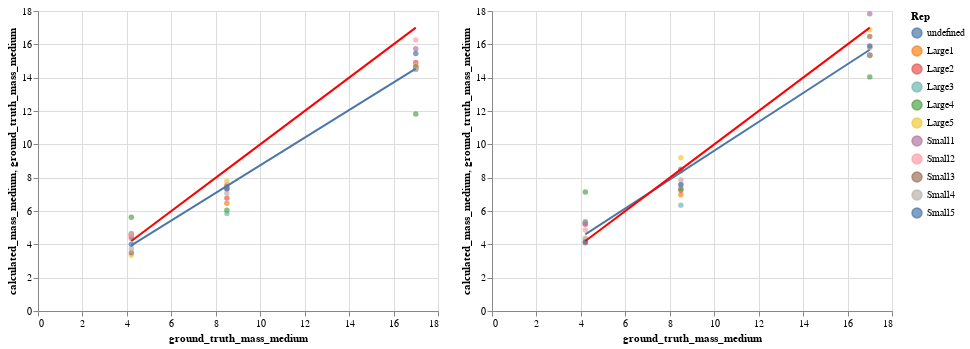

Notebook code for this chart:
### Code cell
PP2_medium = chart_plot_medium(PP2)
PP3_medium = chart_plot_medium(PP3)
PP2_medium | PP3_medium

### Figure 1 — Vega-Lite specification as saved in the notebook (floating-point values rounded to 4 significant figures)
{"config": {"view": {"continuousWidth": 400, "continuousHeight": 300}}, "hconcat": [{"layer": [{"mark": "circle", "encoding": {"color": {"type": "nominal", "field": "Rep"}, "tooltip": [{"type": "quantitative", "field": "ground_truth_volume_medium"}, {"type": "quantitative", "field": "calculated_volume_medium"}, {"type": "nominal", "field": "Rep"}], "x": {"type": "quantitative", "field": "ground_truth_mass_medium"}, "y": {"type": "quantitative", "field": "calculated_mass_medium"}}}, {"mark": "line", "encoding": {"color": {"type": "nominal", "field": "Rep"}, "tooltip": [{"type": "quantitative", "field": "ground_truth_volume_medium"}, {"type": "quantitative", "field": "calculated_volume_medium"}, {"type": "nominal", "field": "Rep"}], "x": {"type": "quantitative", "field": "ground_truth_mass_medium"}, "y": {"type": "quantitative", "field": "calculated_mass_medium"}}, "transform": [{"on": "ground_truth_mass_medium", "regression": "calculated_mass_medium", "method": "linear"}]}, {"mark": {"type": "line", "color": "red"}, "encoding": {"x": {"type": "quantitative", "field": "ground_truth_mass_medium"}, "y": {"type": "quantitative", "field": "ground_truth_mass_medium"}}}], "data": {"name": "data-06812c7701d94fb02baf5d9dd1ad3a30"}}, {"layer": [{"mark": "circle", "encoding": {"color": {"type": "nominal", "field": "Rep"}, "tooltip": [{"type": "quantitative", "field": "ground_truth_volume_medium"}, {"type": "quantitative", "field": "calculated_volume_medium"}, {"type": "nominal", "field": "Rep"}], "x": {"type": "quantitative", "field": "ground_truth_mass_medium"}, "y": {"type": "quantitative", "field": "calculated_mass_medium"}}}, {"mark": "line", "encoding": {"color": {"type": "nominal", "field": "Rep"}, "tooltip": [{"type": "quantitative", "field": "ground_truth_volume_medium"}, {"type": "quantitative", "field": "calculated_volume_medium"}, {"type": "nominal", "field": "Rep"}], "x": {"type": "quantitative", "field": "ground_truth_mass_medium"}, "y": {"type": "quantitative", "field": "calculated_mass_medium"}}, "transform": [{"on": "ground_truth_mass_medium", "regression": "calculated_mass_medium", "method": "linear"}]}, {"mark": {"type": "line", "color": "red"}, "encoding": {"x": {"type": "quantitative", "field": "ground_truth_mass_medium"}, "y": {"type": "quantitative", "field": "ground_truth_mass_medium"}}}], "data": {"name": "data-29f836ef7b03879444176699dbf3efbd"}}], "$schema": "https://vega.github.io/schema/vega-lite/v4.8.1.json", "datasets": {"data-06812c7701d94fb02baf5d9dd1ad3a30": [{"inserts": "Low Density", "ground_truth_volume_large": 98.2, "calculated_volume_large": 96.87, "ground_truth_volume_medium": 21.2, "calculated_volume_medium": 22.93, "ground_truth_volume_small": 0.8, "calculated_volume_small": 0.506, "ground_truth_mass_large": 19.6, "calculated_mass_large": 19.37, "ground_truth_mass_medium": 4.2, "calculated_mass_medium": 4.587, "ground_truth_mass_small": 0.2, "calculated_mass_small": 0.1012, "Rep": "Large1"}, {"inserts": "Medium Density", "ground_truth_volume_large": 98.2, "calculated_volume_large": 94.94, "ground_truth_volume_medium": 21.2, "calculated_volume_medium": 16.15, "ground_truth_volume_small": 0.8, "calculated_volume_small": 0.0, "ground_truth_mass_large": 39.3, "calculated_mass_large": 37.98, "ground_truth_mass_medium": 8.5, "calculated_mass_medium": 6.461, "ground_truth_mass_small": 0.3, "calculated_mass_small": 0.0, "Rep": "Large1"}, {"inserts": "High Density", "ground_truth_volume_large": 98.2, "calculated_volume_large": 105.7, "ground_truth_volume_medium": 21.2, "calculated_volume_medium": 18.25, "ground_truth_volume_small": 0.8, "calculated_volume_small": 0.7718, "ground_truth_mass_large": 78.5, "calculated_mass_large": 84.58, "ground_truth_mass_medium": 17.0, "calculated_mass_medium": 14.6, "ground_truth_mass_small": 0.6, "calculated_mass_small": 0.6174, "Rep": "Large1"}, {"inserts": "Low Density", "ground_truth_volume_large": 98.2, "calculated_volume_large": 101.7, "ground_truth_volume_medium": 21.2, "calculated_volume_medium": 22.47, "ground_truth_volume_small": 0.8, "calculated_volume_small": 0.1434, "ground_truth_mass_large": 19.6, "calculated_mass_large": 20.34, "ground_truth_mass_medium": 4.2, "calculated_mass_medium": 4.494, "ground_truth_mass_small": 0.2, "calculated_mass_small": 0.02867, "Rep": "Large2"}, {"inserts": "Medium Density", "ground_truth_volume_large": 98.2, "calculated_volume_large": 97.1, "ground_truth_volume_medium": 21.2, "calculated_volume_medium": 16.93, "ground_truth_volume_small": 0.8, "calculated_volume_small": 0.3074, "ground_truth_mass_large": 39.3, "calculated_mass_large": 38.84, "ground_truth_mass_medium": 8.5, "calculated_mass_medium": 6.773, "ground_truth_mass_small": 0.3, "calculated_mass_small": 0.1229, "Rep": "Large2"}, {"inserts": "High Density", "ground_truth_volume_large": 98.2, "calculated_volume_large": 107.7, "ground_truth_volume_medium": 21.2, "calculated_volume_medium": 18.65, "ground_truth_volume_small": 0.8, "calculated_volume_small": 1.363, "ground_truth_mass_large": 78.5, "calculated_mass_large": 86.16, "ground_truth_mass_medium": 17.0, "calculated_mass_medium": 14.92, "ground_truth_mass_small": 0.6, "calculated_mass_small": 1.09, "Rep": "Large2"}, {"inserts": "Low Density", "ground_truth_volume_large": 98.2, "calculated_volume_large": 103.3, "ground_truth_volume_medium": 21.2, "calculated_volume_medium": 23.24, "ground_truth_volume_small": 0.8, "calculated_volume_small": 0.1075, "ground_truth_mass_large": 19.6, "calculated_mass_large": 20.65, "ground_truth_mass_medium": 4.2, "calculated_mass_medium": 4.647, "ground_truth_mass_small": 0.2, "calculated_mass_small": 0.02151, "Rep": "Large3"}, {"inserts": "Medium Density", "ground_truth_volume_large": 98.2, "calculated_volume_large": 96.88, "ground_truth_volume_medium": 21.2, "calculated_volume_medium": 14.61, "ground_truth_volume_small": 0.8, "calculated_volume_small": 0.6587, "ground_truth_mass_large": 39.3, "calculated_mass_large": 38.75, "ground_truth_mass_medium": 8.5, "calculated_mass_medium": 5.843, "ground_truth_mass_small": 0.3, "calculated_mass_small": 0.2635, "Rep": "Large3"}, {"inserts": "High Density", "ground_truth_volume_large": 98.2, "calculated_volume_large": 101.9, "ground_truth_volume_medium": 21.2, "calculated_volume_medium": 18.12, "ground_truth_volume_small": 0.8, "calculated_volume_small": 1.281, "ground_truth_mass_large": 78.5, "calculated_mass_large": 81.52, "ground_truth_mass_medium": 17.0, "calculated_mass_medium": 14.5, "ground_truth_mass_small": 0.6, "calculated_mass_small": 1.024, "Rep": "Large3"}, {"inserts": "Low Density", "ground_truth_volume_large": 98.2, "calculated_volume_large": 85.94, "ground_truth_volume_medium": 21.2, "calculated_volume_medium": 28.15, "ground_truth_volume_small": 0.8, "calculated_volume_small": 0.0, "ground_truth_mass_large": 19.6, "calculated_mass_large": 17.19, "ground_truth_mass_medium": 4.2, "calculated_mass_medium": 5.63, "ground_truth_mass_small": 0.2, "calculated_mass_small": 0.0, "Rep": "Large4"}, {"inserts": "Medium Density", "ground_truth_volume_large": 98.2, "calculated_volume_large": 92.03, "ground_truth_volume_medium": 21.2, "calculated_volume_medium": 15.1, "ground_truth_volume_small": 0.8, "calculated_volume_small": 0.6156, "ground_truth_mass_large": 39.3, "calculated_mass_large": 36.81, "ground_truth_mass_medium": 8.5, "calculated_mass_medium": 6.042, "ground_truth_mass_small": 0.3, "calculated_mass_small": 0.2463, "Rep": "Large4"}, {"inserts": "High Density", "ground_truth_volume_large": 98.2, "calculated_volume_large": 103.3, "ground_truth_volume_medium": 21.2, "calculated_volume_medium": 14.77, "ground_truth_volume_small": 0.8, "calculated_volume_small": 0.5921, "ground_truth_mass_large": 78.5, "calculated_mass_large": 82.63, "ground_truth_mass_medium": 17.0, "calculated_mass_medium": 11.82, "ground_truth_mass_small": 0.6, "calculated_mass_small": 0.4737, "Rep": "Large4"}, {"inserts": "Low Density", "ground_truth_volume_large": 98.2, "calculated_volume_large": 89.89, "ground_truth_volume_medium": 21.2, "calculated_volume_medium": 16.74, "ground_truth_volume_small": 0.8, "calculated_volume_small": 0.6315, "ground_truth_mass_large": 19.6, "calculated_mass_large": 17.98, "ground_truth_mass_medium": 4.2, "calculated_mass_medium": 3.349, "ground_truth_mass_small": 0.2, "calculated_mass_small": 0.1263, "Rep": "Large5"}, {"inserts": "Medium Density", "ground_truth_volume_large": 98.2, "calculated_volume_large": 92.07, "ground_truth_volume_medium": 21.2, "calculated_volume_medium": 19.45, "ground_truth_volume_small": 0.8, "calculated_volume_small": 0.0, "ground_truth_mass_large": 39.3, "calculated_mass_large": 36.83, "ground_truth_mass_medium": 8.5, "calculated_mass_medium": 7.78, "ground_truth_mass_small": 0.3, "calculated_mass_small": 0.0, "Rep": "Large5"}, {"inserts": "High Density", "ground_truth_volume_large": 98.2, "calculated_volume_large": 96.91, "ground_truth_volume_medium": 21.2, "calculated_volume_medium": 18.4, "ground_truth_volume_small": 0.8, "calculated_volume_small": 1.766, "ground_truth_mass_large": 78.5, "calculated_mass_large": 77.53, "ground_truth_mass_medium": 17.0, "calculated_mass_medium": 14.72, "ground_truth_mass_small": 0.6, "calculated_mass_small": 1.413, "Rep": "Large5"}, {"inserts": "Low Density", "ground_truth_volume_large": 98.2, "calculated_volume_large": 97.19, "ground_truth_volume_medium": 21.2, "calculated_volume_medium": 21.81, "ground_truth_volume_small": 0.8, "calculated_volume_small": 0.1902, "ground_truth_mass_large": 19.6, "calculated_mass_large": 19.44, "ground_truth_mass_medium": 4.2, "calculated_mass_medium": 4.362, "ground_truth_mass_small": 0.2, "calculated_mass_small": 0.03804, "Rep": "Small1"}, {"inserts": "Medium Density", "ground_truth_volume_large": 98.2, "calculated_volume_large": 98.41, "ground_truth_volume_medium": 21.2, "calculated_volume_medium": 18.27, "ground_truth_volume_small": 0.8, "calculated_volume_small": 0.4202, "ground_truth_mass_large": 39.3, "calculated_mass_large": 39.36, "ground_truth_mass_medium": 8.5, "calculated_mass_medium": 7.309, "ground_truth_mass_small": 0.3, "calculated_mass_small": 0.1681, "Rep": "Small1"}, {"inserts": "High Density", "ground_truth_volume_large": 98.2, "calculated_volume_large": 104.1, "ground_truth_volume_medium": 21.2, "calculated_volume_medium": 19.66, "ground_truth_volume_small": 0.8, "calculated_volume_small": 0.5464, "ground_truth_mass_large": 78.5, "calculated_mass_large": 83.28, "ground_truth_mass_medium": 17.0, "calculated_mass_medium": 15.73, "ground_truth_mass_small": 0.6, "calculated_mass_small": 0.4371, "Rep": "Small1"}, {"inserts": "Low Density", "ground_truth_volume_large": 98.2, "calculated_volume_large": 99.04, "ground_truth_volume_medium": 21.2, "calculated_volume_medium": 22.89, "ground_truth_volume_small": 0.8, "calculated_volume_small": 0.2292, "ground_truth_mass_large": 19.6, "calculated_mass_large": 19.81, "ground_truth_mass_medium": 4.2, "calculated_mass_medium": 4.578, "ground_truth_mass_small": 0.2, "calculated_mass_small": 0.04584, "Rep": "Small2"}, {"inserts": "Medium Density", "ground_truth_volume_large": 98.2, "calculated_volume_large": 100.4, "ground_truth_volume_medium": 21.2, "calculated_volume_medium": 18.98, "ground_truth_volume_small": 0.8, "calculated_volume_small": 0.2384, "ground_truth_mass_large": 39.3, "calculated_mass_large": 40.16, "ground_truth_mass_medium": 8.5, "calculated_mass_medium": 7.594, "ground_truth_mass_small": 0.3, "calculated_mass_small": 0.09535, "Rep": "Small2"}, {"inserts": "High Density", "ground_truth_volume_large": 98.2, "calculated_volume_large": 109.2, "ground_truth_volume_medium": 21.2, "calculated_volume_medium": 20.32, "ground_truth_volume_small": 0.8, "calculated_volume_small": 0.6208, "ground_truth_mass_large": 78.5, "calculated_mass_large": 87.33, "ground_truth_mass_medium": 17.0, "calculated_mass_medium": 16.26, "ground_truth_mass_small": 0.6, "calculated_mass_small": 0.4967, "Rep": "Small2"}, {"inserts": "Low Density", "ground_truth_volume_large": 98.2, "calculated_volume_large": 97.97, "ground_truth_volume_medium": 21.2, "calculated_volume_medium": 17.48, "ground_truth_volume_small": 0.8, "calculated_volume_small": 0.4138, "ground_truth_mass_large": 19.6, "calculated_mass_large": 19.59, "ground_truth_mass_medium": 4.2, "calculated_mass_medium": 3.496, "ground_truth_mass_small": 0.2, "calculated_mass_small": 0.08275, "Rep": "Small3"}, {"inserts": "Medium Density", "ground_truth_volume_large": 98.2, "calculated_volume_large": 100.0, "ground_truth_volume_medium": 21.2, "calculated_volume_medium": 18.7, "ground_truth_volume_small": 0.8, "calculated_volume_small": 0.05777, "ground_truth_mass_large": 39.3, "calculated_mass_large": 40.02, "ground_truth_mass_medium": 8.5, "calculated_mass_medium": 7.478, "ground_truth_mass_small": 0.3, "calculated_mass_small": 0.02311, "Rep": "Small3"}, {"inserts": "High Density", "ground_truth_volume_large": 98.2, "calculated_volume_large": 107.7, "ground_truth_volume_medium": 21.2, "calculated_volume_medium": 18.32, "ground_truth_volume_small": 0.8, "calculated_volume_small": 0.3872, "ground_truth_mass_large": 78.5, "calculated_mass_large": 86.14, "ground_truth_mass_medium": 17.0, "calculated_mass_medium": 14.66, "ground_truth_mass_small": 0.6, "calculated_mass_small": 0.3098, "Rep": "Small3"}, {"inserts": "Low Density", "ground_truth_volume_large": 98.2, "calculated_volume_large": 99.26, "ground_truth_volume_medium": 21.2, "calculated_volume_medium": 18.66, "ground_truth_volume_small": 0.8, "calculated_volume_small": 0.1594, "ground_truth_mass_large": 19.6, "calculated_mass_large": 19.85, "ground_truth_mass_medium": 4.2, "calculated_mass_medium": 3.731, "ground_truth_mass_small": 0.2, "calculated_mass_small": 0.03189, "Rep": "Small4"}, {"inserts": "Medium Density", "ground_truth_volume_large": 98.2, "calculated_volume_large": 94.44, "ground_truth_volume_medium": 21.2, "calculated_volume_medium": 17.64, "ground_truth_volume_small": 0.8, "calculated_volume_small": 0.0, "ground_truth_mass_large": 39.3, "calculated_mass_large": 37.78, "ground_truth_mass_medium": 8.5, "calculated_mass_medium": 7.058, "ground_truth_mass_small": 0.3, "calculated_mass_small": 0.0, "Rep": "Small4"}, {"inserts": "High Density", "ground_truth_volume_large": 98.2, "calculated_volume_large": 103.4, "ground_truth_volume_medium": 21.2, "calculated_volume_medium": 18.13, "ground_truth_volume_small": 0.8, "calculated_volume_small": 0.8635, "ground_truth_mass_large": 78.5, "calculated_mass_large": 82.68, "ground_truth_mass_medium": 17.0, "calculated_mass_medium": 14.5, "ground_truth_mass_small": 0.6, "calculated_mass_small": 0.6908, "Rep": "Small4"}, {"inserts": "Low Density", "ground_truth_volume_large": 98.2, "calculated_volume_large": 93.72, "ground_truth_volume_medium": 21.2, "calculated_volume_medium": 20.03, "ground_truth_volume_small": 0.8, "calculated_volume_small": 0.468, "ground_truth_mass_large": 19.6, "calculated_mass_large": 18.74, "ground_truth_mass_medium": 4.2, "calculated_mass_medium": 4.006, "ground_truth_mass_small": 0.2, "calculated_mass_small": 0.09361, "Rep": "Small5"}, {"inserts": "Medium Density", "ground_truth_volume_large": 98.2, "calculated_volume_large": 104.0, "ground_truth_volume_medium": 21.2, "calculated_volume_medium": 18.36, "ground_truth_volume_small": 0.8, "calculated_volume_small": 0.0, "ground_truth_mass_large": 39.3, "calculated_mass_large": 41.6, "ground_truth_mass_medium": 8.5, "calculated_mass_medium": 7.344, "ground_truth_mass_small": 0.3, "calculated_mass_small": 0.0, "Rep": "Small5"}, {"inserts": "High Density", "ground_truth_volume_large": 98.2, "calculated_volume_large": 109.4, "ground_truth_volume_medium": 21.2, "calculated_volume_medium": 19.31, "ground_truth_volume_small": 0.8, "calculated_volume_small": 0.6122, "ground_truth_mass_large": 78.5, "calculated_mass_large": 87.55, "ground_truth_mass_medium": 17.0, "calculated_mass_medium": 15.45, "ground_truth_mass_small": 0.6, "calculated_mass_small": 0.4898, "Rep": "Small5"}], "data-29f836ef7b03879444176699dbf3efbd": [{"inserts": "Low Density", "ground_truth_volume_large": 98.2, "calculated_volume_large": 111.8, "ground_truth_volume_medium": 21.2, "calculated_volume_medium": 26.49, "ground_truth_volume_small": 0.8, "calculated_volume_small": 0.531, "ground_truth_mass_large": 19.6, "calculated_mass_large": 22.35, "ground_truth_mass_medium": 4.2, "calculated_mass_medium": 5.297, "ground_truth_mass_small": 0.2, "calculated_mass_small": 0.1062, "Rep": "Large1"}, {"inserts": "Medium Density", "ground_truth_volume_large": 98.2, "calculated_volume_large": 102.5, "ground_truth_volume_medium": 21.2, "calculated_volume_medium": 17.45, "ground_truth_volume_small": 0.8, "calculated_volume_small": 0.0, "ground_truth_mass_large": 39.3, "calculated_mass_large": 41.0, "ground_truth_mass_medium": 8.5, "calculated_mass_medium": 6.982, "ground_truth_mass_small": 0.3, "calculated_mass_small": 0.0, "Rep": "Large1"}, {"inserts": "High Density", "ground_truth_volume_large": 98.2, "calculated_volume_large": 110.9, "ground_truth_volume_medium": 21.2, "calculated_volume_medium": 19.16, "ground_truth_volume_small": 0.8, "calculated_volume_small": 0.8101, "ground_truth_mass_large": 78.5, "calculated_mass_large": 88.71, "ground_truth_mass_medium": 17.0, "calculated_mass_medium": 15.32, "ground_truth_mass_small": 0.6, "calculated_mass_small": 0.648, "Rep": "Large1"}, {"inserts": "Low Density", "ground_truth_volume_large": 98.2, "calculated_volume_large": 119.3, "ground_truth_volume_medium": 21.2, "calculated_volume_medium": 26.29, "ground_truth_volume_small": 0.8, "calculated_volume_small": 0.1476, "ground_truth_mass_large": 19.6, "calculated_mass_large": 23.85, "ground_truth_mass_medium": 4.2, "calculated_mass_medium": 5.259, "ground_truth_mass_small": 0.2, "calculated_mass_small": 0.02951, "Rep": "Large2"}, {"inserts": "Medium Density", "ground_truth_volume_large": 98.2, "calculated_volume_large": 103.7, "ground_truth_volume_medium": 21.2, "calculated_volume_medium": 18.1, "ground_truth_volume_small": 0.8, "calculated_volume_small": 0.3164, "ground_truth_mass_large": 39.3, "calculated_mass_large": 41.5, "ground_truth_mass_medium": 8.5, "calculated_mass_medium": 7.238, "ground_truth_mass_small": 0.3, "calculated_mass_small": 0.1265, "Rep": "Large2"}, {"inserts": "High Density", "ground_truth_volume_large": 98.2, "calculated_volume_large": 110.8, "ground_truth_volume_medium": 21.2, "calculated_volume_medium": 19.19, "ground_truth_volume_small": 0.8, "calculated_volume_small": 1.403, "ground_truth_mass_large": 78.5, "calculated_mass_large": 88.64, "ground_truth_mass_medium": 17.0, "calculated_mass_medium": 15.35, "ground_truth_mass_small": 0.6, "calculated_mass_small": 1.122, "Rep": "Large2"}, {"inserts": "Low Density", "ground_truth_volume_large": 98.2, "calculated_volume_large": 119.4, "ground_truth_volume_medium": 21.2, "calculated_volume_medium": 26.86, "ground_truth_volume_small": 0.8, "calculated_volume_small": 0.1139, "ground_truth_mass_large": 19.6, "calculated_mass_large": 23.88, "ground_truth_mass_medium": 4.2, "calculated_mass_medium": 5.372, "ground_truth_mass_small": 0.2, "calculated_mass_small": 0.02277, "Rep": "Large3"}, {"inserts": "Medium Density", "ground_truth_volume_large": 98.2, "calculated_volume_large": 105.1, "ground_truth_volume_medium": 21.2, "calculated_volume_medium": 15.88, "ground_truth_volume_small": 0.8, "calculated_volume_small": 0.6973, "ground_truth_mass_large": 39.3, "calculated_mass_large": 42.06, "ground_truth_mass_medium": 8.5, "calculated_mass_medium": 6.352, "ground_truth_mass_small": 0.3, "calculated_mass_small": 0.2789, "Rep": "Large3"}, {"inserts": "High Density", "ground_truth_volume_large": 98.2, "calculated_volume_large": 107.8, "ground_truth_volume_medium": 21.2, "calculated_volume_medium": 19.18, "ground_truth_volume_small": 0.8, "calculated_volume_small": 1.356, "ground_truth_mass_large": 78.5, "calculated_mass_large": 86.25, "ground_truth_mass_medium": 17.0, "calculated_mass_medium": 15.35, "ground_truth_mass_small": 0.6, "calculated_mass_small": 1.085, "Rep": "Large3"}, {"inserts": "Low Density", "ground_truth_volume_large": 98.2, "calculated_volume_large": 110.7, "ground_truth_volume_medium": 21.2, "calculated_volume_medium": 35.68, "ground_truth_volume_small": 0.8, "calculated_volume_small": 0.0, "ground_truth_mass_large": 19.6, "calculated_mass_large": 22.13, "ground_truth_mass_medium": 4.2, "calculated_mass_medium": 7.137, "ground_truth_mass_small": 0.2, "calculated_mass_small": 0.0, "Rep": "Large4"}, {"inserts": "Medium Density", "ground_truth_volume_large": 98.2, "calculated_volume_large": 111.4, "ground_truth_volume_medium": 21.2, "calculated_volume_medium": 18.33, "ground_truth_volume_small": 0.8, "calculated_volume_small": 0.7302, "ground_truth_mass_large": 39.3, "calculated_mass_large": 44.56, "ground_truth_mass_medium": 8.5, "calculated_mass_medium": 7.332, "ground_truth_mass_small": 0.3, "calculated_mass_small": 0.2921, "Rep": "Large4"}, {"inserts": "High Density", "ground_truth_volume_large": 98.2, "calculated_volume_large": 122.4, "ground_truth_volume_medium": 21.2, "calculated_volume_medium": 17.56, "ground_truth_volume_small": 0.8, "calculated_volume_small": 0.7033, "ground_truth_mass_large": 78.5, "calculated_mass_large": 97.88, "ground_truth_mass_medium": 17.0, "calculated_mass_medium": 14.05, "ground_truth_mass_small": 0.6, "calculated_mass_small": 0.5627, "Rep": "Large4"}, {"inserts": "Low Density", "ground_truth_volume_large": 98.2, "calculated_volume_large": 115.8, "ground_truth_volume_medium": 21.2, "calculated_volume_medium": 21.52, "ground_truth_volume_small": 0.8, "calculated_volume_small": 0.7238, "ground_truth_mass_large": 19.6, "calculated_mass_large": 23.16, "ground_truth_mass_medium": 4.2, "calculated_mass_medium": 4.303, "ground_truth_mass_small": 0.2, "calculated_mass_small": 0.1448, "Rep": "Large5"}, {"inserts": "Medium Density", "ground_truth_volume_large": 98.2, "calculated_volume_large": 109.1, "ground_truth_volume_medium": 21.2, "calculated_volume_medium": 22.99, "ground_truth_volume_small": 0.8, "calculated_volume_small": 0.0, "ground_truth_mass_large": 39.3, "calculated_mass_large": 43.64, "ground_truth_mass_medium": 8.5, "calculated_mass_medium": 9.198, "ground_truth_mass_small": 0.3, "calculated_mass_small": 0.0, "Rep": "Large5"}, {"inserts": "High Density", "ground_truth_volume_large": 98.2, "calculated_volume_large": 110.9, "ground_truth_volume_medium": 21.2, "calculated_volume_medium": 21.1, "ground_truth_volume_small": 0.8, "calculated_volume_small": 2.022, "ground_truth_mass_large": 78.5, "calculated_mass_large": 88.75, "ground_truth_mass_medium": 17.0, "calculated_mass_medium": 16.88, "ground_truth_mass_small": 0.6, "calculated_mass_small": 1.618, "Rep": "Large5"}, {"inserts": "Low Density", "ground_truth_volume_large": 98.2, "calculated_volume_large": 115.9, "ground_truth_volume_medium": 21.2, "calculated_volume_medium": 25.95, "ground_truth_volume_small": 0.8, "calculated_volume_small": 0.2158, "ground_truth_mass_large": 19.6, "calculated_mass_large": 23.19, "ground_truth_mass_medium": 4.2, "calculated_mass_medium": 5.191, "ground_truth_mass_small": 0.2, "calculated_mass_small": 0.04316, "Rep": "Small1"}, {"inserts": "Medium Density", "ground_truth_volume_large": 98.2, "calculated_volume_large": 113.3, "ground_truth_volume_medium": 21.2, "calculated_volume_medium": 21.04, "ground_truth_volume_small": 0.8, "calculated_volume_small": 0.4767, "ground_truth_mass_large": 39.3, "calculated_mass_large": 45.32, "ground_truth_mass_medium": 8.5, "calculated_mass_medium": 8.418, "ground_truth_mass_small": 0.3, "calculated_mass_small": 0.1907, "Rep": "Small1"}, {"inserts": "High Density", "ground_truth_volume_large": 98.2, "calculated_volume_large": 118.0, "ground_truth_volume_medium": 21.2, "calculated_volume_medium": 22.3, "ground_truth_volume_small": 0.8, "calculated_volume_small": 0.6198, "ground_truth_mass_large": 78.5, "calculated_mass_large": 94.39, "ground_truth_mass_medium": 17.0, "calculated_mass_medium": 17.84, "ground_truth_mass_small": 0.6, "calculated_mass_small": 0.4959, "Rep": "Small1"}, {"inserts": "Low Density", "ground_truth_volume_large": 98.2, "calculated_volume_large": 105.2, "ground_truth_volume_medium": 21.2, "calculated_volume_medium": 24.31, "ground_truth_volume_small": 0.8, "calculated_volume_small": 0.2236, "ground_truth_mass_large": 19.6, "calculated_mass_large": 21.04, "ground_truth_mass_medium": 4.2, "calculated_mass_medium": 4.862, "ground_truth_mass_small": 0.2, "calculated_mass_small": 0.04472, "Rep": "Small2"}, {"inserts": "Medium Density", "ground_truth_volume_large": 98.2, "calculated_volume_large": 100.5, "ground_truth_volume_medium": 21.2, "calculated_volume_medium": 18.99, "ground_truth_volume_small": 0.8, "calculated_volume_small": 0.2326, "ground_truth_mass_large": 39.3, "calculated_mass_large": 40.18, "ground_truth_mass_medium": 8.5, "calculated_mass_medium": 7.597, "ground_truth_mass_small": 0.3, "calculated_mass_small": 0.09302, "Rep": "Small2"}, {"inserts": "High Density", "ground_truth_volume_large": 98.2, "calculated_volume_large": 106.5, "ground_truth_volume_medium": 21.2, "calculated_volume_medium": 19.83, "ground_truth_volume_small": 0.8, "calculated_volume_small": 0.6057, "ground_truth_mass_large": 78.5, "calculated_mass_large": 85.23, "ground_truth_mass_medium": 17.0, "calculated_mass_medium": 15.86, "ground_truth_mass_small": 0.6, "calculated_mass_small": 0.4846, "Rep": "Small2"}, {"inserts": "Low Density", "ground_truth_volume_large": 98.2, "calculated_volume_large": 114.9, "ground_truth_volume_medium": 21.2, "calculated_volume_medium": 20.49, "ground_truth_volume_small": 0.8, "calculated_volume_small": 0.4651, "ground_truth_mass_large": 19.6, "calculated_mass_large": 22.98, "ground_truth_mass_medium": 4.2, "calculated_mass_medium": 4.099, "ground_truth_mass_small": 0.2, "calculated_mass_small": 0.09303, "Rep": "Small3"}, {"inserts": "Medium Density", "ground_truth_volume_large": 98.2, "calculated_volume_large": 113.9, "ground_truth_volume_medium": 21.2, "calculated_volume_medium": 21.27, "ground_truth_volume_small": 0.8, "calculated_volume_small": 0.06495, "ground_truth_mass_large": 39.3, "calculated_mass_large": 45.54, "ground_truth_mass_medium": 8.5, "calculated_mass_medium": 8.51, "ground_truth_mass_small": 0.3, "calculated_mass_small": 0.02598, "Rep": "Small3"}, {"inserts": "High Density", "ground_truth_volume_large": 98.2, "calculated_volume_large": 120.8, "ground_truth_volume_medium": 21.2, "calculated_volume_medium": 20.59, "ground_truth_volume_small": 0.8, "calculated_volume_small": 0.4353, "ground_truth_mass_large": 78.5, "calculated_mass_large": 96.66, "ground_truth_mass_medium": 17.0, "calculated_mass_medium": 16.47, "ground_truth_mass_small": 0.6, "calculated_mass_small": 0.3482, "Rep": "Small3"}, {"inserts": "Low Density", "ground_truth_volume_large": 98.2, "calculated_volume_large": 116.3, "ground_truth_volume_medium": 21.2, "calculated_volume_medium": 21.85, "ground_truth_volume_small": 0.8, "calculated_volume_small": 0.1737, "ground_truth_mass_large": 19.6, "calculated_mass_large": 23.26, "ground_truth_mass_medium": 4.2, "calculated_mass_medium": 4.369, "ground_truth_mass_small": 0.2, "calculated_mass_small": 0.03474, "Rep": "Small4"}, {"inserts": "Medium Density", "ground_truth_volume_large": 98.2, "calculated_volume_large": 105.2, "ground_truth_volume_medium": 21.2, "calculated_volume_medium": 19.64, "ground_truth_volume_small": 0.8, "calculated_volume_small": 0.0, "ground_truth_mass_large": 39.3, "calculated_mass_large": 42.06, "ground_truth_mass_medium": 8.5, "calculated_mass_medium": 7.857, "ground_truth_mass_small": 0.3, "calculated_mass_small": 0.0, "Rep": "Small4"}, {"inserts": "High Density", "ground_truth_volume_large": 98.2, "calculated_volume_large": 112.5, "ground_truth_volume_medium": 21.2, "calculated_volume_medium": 19.75, "ground_truth_volume_small": 0.8, "calculated_volume_small": 0.9404, "ground_truth_mass_large": 78.5, "calculated_mass_large": 90.01, "ground_truth_mass_medium": 17.0, "calculated_mass_medium": 15.8, "ground_truth_mass_small": 0.6, "calculated_mass_small": 0.7524, "Rep": "Small4"}, {"inserts": "Low Density", "ground_truth_volume_large": 98.2, "calculated_volume_large": 97.1, "ground_truth_volume_medium": 21.2, "calculated_volume_medium": 20.74, "ground_truth_volume_small": 0.8, "calculated_volume_small": 0.4817, "ground_truth_mass_large": 19.6, "calculated_mass_large": 19.42, "ground_truth_mass_medium": 4.2, "calculated_mass_medium": 4.148, "ground_truth_mass_small": 0.2, "calculated_mass_small": 0.09633, "Rep": "Small5"}, {"inserts": "Medium Density", "ground_truth_volume_large": 98.2, "calculated_volume_large": 107.2, "ground_truth_volume_medium": 21.2, "calculated_volume_medium": 18.93, "ground_truth_volume_small": 0.8, "calculated_volume_small": 0.0, "ground_truth_mass_large": 39.3, "calculated_mass_large": 42.88, "ground_truth_mass_medium": 8.5, "calculated_mass_medium": 7.572, "ground_truth_mass_small": 0.3, "calculated_mass_small": 0.0, "Rep": "Small5"}, {"inserts": "High Density", "ground_truth_volume_large": 98.2, "calculated_volume_large": 112.6, "ground_truth_volume_medium": 21.2, "calculated_volume_medium": 19.88, "ground_truth_volume_small": 0.8, "calculated_volume_small": 0.6301, "ground_truth_mass_large": 78.5, "calculated_mass_large": 90.07, "ground_truth_mass_medium": 17.0, "calculated_mass_medium": 15.9, "ground_truth_mass_small": 0.6, "calculated_mass_small": 0.5041, "Rep": "Small5"}]}}
